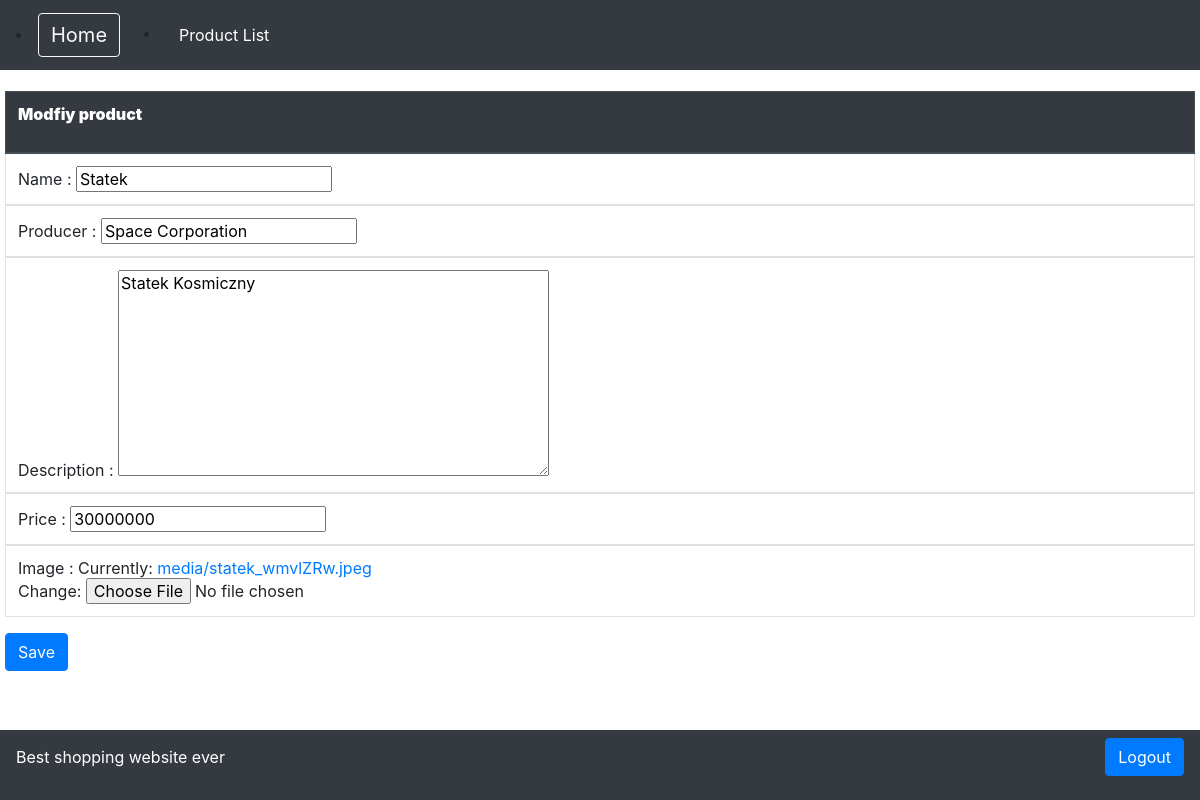
/edit/Statek/, run on the app's committed database.
### vat/models.py (models this page shows)
class Product(models.Model):
    name = models.CharField(max_length=30)
    producer = models.CharField(max_length=30)
    description = models.TextField(max_length=150)
    price = models.IntegerField()
    image = models.ImageField(upload_to='media')

### vat/views.py (the view)
# urls.py: path('edit/<str:name>/', edit_view),
def edit_view(request,name):
    form = ProductFormEdit(request.POST or None, request.FILES or None, instance=Product.objects.get(name=name))
    if request.method == 'POST' and 'save' in request.POST:
        if form.is_valid():
            form.save()
        return redirect('/list/')
    context = {
        'form': form,
    }
    return render(request, 'edit.html', context)

### vat/forms.py
class ProductFormEdit(forms.ModelForm):
    class Meta:
        model = Product
        fields = '__all__'

### templates/edit.html (shortened to what this page needs)
{% extends "home.html" %}
{% block content %}
   <table class="table table-bordered">
    <form  action="" method='POST'>{% csrf_token %}
            <table class="table table-bordered">
  <thead class="thead-dark">
    <tr>
      <th scope="col"><b><p>Modfiy product</p></b></th>
    </tr>
  </thead>
  <tbody>
    <tr>
        <td> Name : {{form.name}}</td>
    </tr>
  </tbody>
<tbody>
    <tr>
        <td>Producer : {{form.producer}}</td>
    </tr>
  </tbody>
        <tbody>
    <tr>
        <td>Description : {{form.description}}</td>
    </tr>
  </tbody>
 <tbody>
    <tr>
        <td>Price : {{form.price}}</td>
    </tr>
  </tbody>
       <tbody>
    <tr>
        <td>Image : {{form.image}}</td>
    </tr>
  </tbody>
</table>
      <button class="btn btn-primary" name ="save" onclick="return confirm('Are you sure u want to edit this product?')" >Save</button>
       </form>
{% endblock %}

### data on the page
Product: name "Statek", producer "Space Corporation", description "Statek Kosmiczny", price "30000000"
